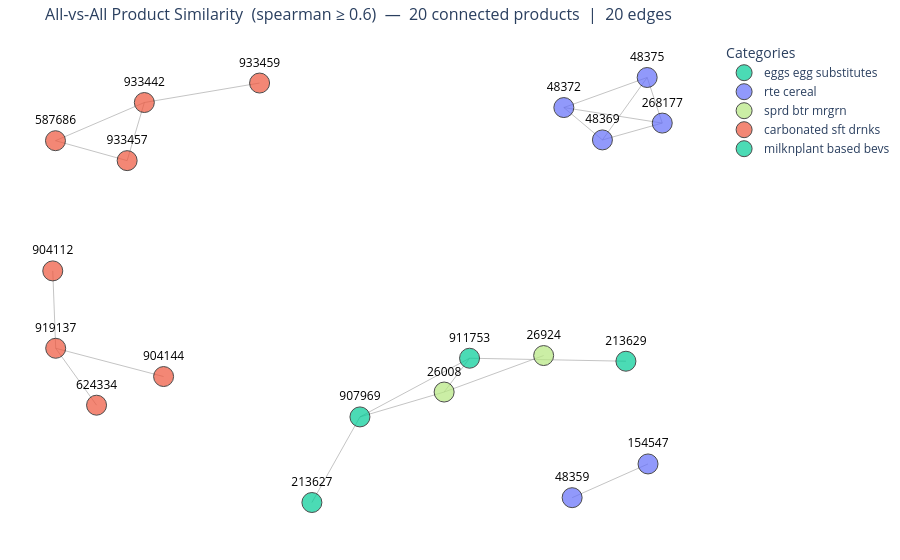

Here is the notebook cell this chart was saved with:
### Code cell
# ── Interactive plot (only connected products are shown) ───────────────────
plot_networkx_plotly(
    G,
    title=(
        f'All-vs-All Product Similarity  ({METRIC} ≥ {SIMILARITY_THRESHOLD})'
        f'  —  {G.number_of_nodes()} connected products  |  {G.number_of_edges()} edges'
    ),
)

### Figure 1 — Plotly figure (JSON) as saved in the notebook; plotly's stock layout.template omitted (floating-point values rounded to 4 significant figures)
{"data": [{"hoverinfo": "none", "line": {"color": "#888", "width": 0.5}, "mode": "lines", "showlegend": false, "type": "scatter", "x": [0.2869, 0.2134, null, 0.2869, 0.7389, null, 0.2869, -0.02993, null, 0.8438, 0.6709, null, 0.8438, 0.5594, null, 0.8438, 0.8003, null, 0.2134, 0.501, null, 0.2134, -0.02993, null, -0.91, -0.6531, null, -0.91, -0.7028, null, -0.9179, -0.9093, null, 0.8027, 0.5833, null, -0.02993, -0.1688, null, -0.6531, -0.7028, null, -0.6531, -0.32, null, -0.7912, -0.9093, null, -0.5975, -0.9093, null, 0.6709, 0.5594, null, 0.6709, 0.8003, null, 0.5594, 0.8003, null], "y": [-0.3391, -0.494, null, -0.3391, -0.3529, null, -0.3391, -0.6079, null, 0.738, 0.661, null, 0.738, 0.8091, null, 0.738, 0.9468, null, -0.494, -0.3268, null, -0.494, -0.6079, null, 0.6573, 0.8322, null, 0.6573, 0.566, null, 0.06092, -0.2935, null, -0.8234, -0.9779, null, -0.6079, -1, null, 0.8322, 0.566, null, 0.8322, 0.9215, null, -0.5542, -0.2935, null, -0.423, -0.2935, null, 0.661, 0.8091, null, 0.661, 0.9468, null, 0.8091, 0.9468, null]}, {"hoverinfo": "text", "marker": {"color": "rgba(0,0,0,0)", "size": 10}, "mode": "markers", "showlegend": false, "text": ["911753 - 26008<br>Weight (Dist): 0.6268", "911753 - 213629<br>Weight (Dist): 0.6104", "911753 - 907969<br>Weight (Dist): 0.6599", "268177 - 48369<br>Weight (Dist): 0.6554", "268177 - 48372<br>Weight (Dist): 0.6101", "268177 - 48375<br>Weight (Dist): 0.6906", "26008 - 26924<br>Weight (Dist): 0.6361", "26008 - 907969<br>Weight (Dist): 0.6469", "587686 - 933442<br>Weight (Dist): 0.6753", "587686 - 933457<br>Weight (Dist): 0.6403", "904112 - 919137<br>Weight (Dist): 0.7034", "154547 - 48359<br>Weight (Dist): 0.6110", "907969 - 213627<br>Weight (Dist): 0.6453", "933442 - 933457<br>Weight (Dist): 0.7235", "933442 - 933459<br>Weight (Dist): 0.6725", "624334 - 919137<br>Weight (Dist): 0.6443", "904144 - 919137<br>Weight (Dist): 0.7168", "48369 - 48372<br>Weight (Dist): 0.6972", "48369 - 48375<br>Weight (Dist): 0.7343", "48372 - 48375<br>Weight (Dist): 0.6453"], "type": "scatter", "x": [0.2501, 0.5129, 0.1285, 0.7574, 0.7016, 0.8221, 0.3572, 0.09172, -0.7816, -0.8064, -0.9136, 0.693, -0.09936, -0.678, -0.4866, -0.8503, -0.7534, 0.6151, 0.7356, 0.6798], "y": [-0.4166, -0.346, -0.4735, 0.6995, 0.7736, 0.8424, -0.4104, -0.551, 0.7447, 0.6117, -0.1163, -0.9007, -0.804, 0.6991, 0.8768, -0.4239, -0.3583, 0.7351, 0.8039, 0.878]}, {"hoverinfo": "text", "hovertext": ["Node: 911753<br>Category: eggs egg substitutes<br>Connections: 3", "Node: 907969<br>Category: eggs egg substitutes<br>Connections: 3"], "marker": {"color": "#00CC96", "line": {"color": ["black", "black"], "width": [1, 1]}, "size": [20, 20]}, "mode": "markers+text", "name": "eggs egg substitutes", "text": ["911753", "907969"], "textfont": {"color": "black", "size": 12}, "textposition": "top center", "type": "scatter", "x": [0.2869, -0.02993], "y": [-0.3391, -0.6079]}, {"hoverinfo": "text", "hovertext": ["Node: 268177<br>Category: rte cereal<br>Connections: 3", "Node: 154547<br>Category: rte cereal<br>Connections: 1", "Node: 48359<br>Category: rte cereal<br>Connections: 1", "Node: 48369<br>Category: rte cereal<br>Connections: 3", "Node: 48372<br>Category: rte cereal<br>Connections: 3", "Node: 48375<br>Category: rte cereal<br>Connections: 3"], "marker": {"color": "#636EFA", "line": {"color": ["black", "black", "black", "black", "black", "black"], "width": [1, 1, 1, 1, 1, 1]}, "size": [20, 20, 20, 20, 20, 20]}, "mode": "markers+text", "name": "rte cereal", "text": ["268177", "154547", "48359", "48369", "48372", "48375"], "textfont": {"color": "black", "size": 12}, "textposition": "top center", "type": "scatter", "x": [0.8438, 0.8027, 0.5833, 0.6709, 0.5594, 0.8003], "y": [0.738, -0.8234, -0.9779, 0.661, 0.8091, 0.9468]}, {"hoverinfo": "text", "hovertext": ["Node: 26008<br>Category: sprd btr mrgrn<br>Connections: 3", "Node: 26924<br>Category: sprd btr mrgrn<br>Connections: 1"], "marker": {"color": "#B6E880", "line": {"color": ["black", "black"], "width": [1, 1]}, "size": [20, 20]}, "mode": "markers+text", "name": "sprd btr mrgrn", "text": ["26008", "26924"], "textfont": {"color": "black", "size": 12}, "textposition": "top center", "type": "scatter", "x": [0.2134, 0.501], "y": [-0.494, -0.3268]}, {"hoverinfo": "text", "hovertext": ["Node: 587686<br>Category: carbonated sft drnks<br>Connections: 2", "Node: 904112<br>Category: carbonated sft drnks<br>Connections: 1", "Node: 933442<br>Category: carbonated sft drnks<br>Connections: 3", "Node: 624334<br>Category: carbonated sft drnks<br>Connections: 1", "Node: 904144<br>Category: carbonated sft drnks<br>Connections: 1", "Node: 933457<br>Category: carbonated sft drnks<br>Connections: 2", "Node: 933459<br>Category: carbonated sft drnks<br>Connections: 1", "Node: 919137<br>Category: carbonated sft drnks<br>Connections: 3"], "marker": {"color": "#EF553B", "line": {"color": ["black", "black", "black", "black", "black", "black", "black", "black"], "width": [1, 1, 1, 1, 1, 1, 1, 1]}, "size": [20, 20, 20, 20, 20, 20, 20, 20]}, "mode": "markers+text", "name": "carbonated sft drnks", "text": ["587686", "904112", "933442", "624334", "904144", "933457", "933459", "919137"], "textfont": {"color": "black", "size": 12}, "textposition": "top center", "type": "scatter", "x": [-0.91, -0.9179, -0.6531, -0.7912, -0.5975, -0.7028, -0.32, -0.9093], "y": [0.6573, 0.06092, 0.8322, -0.5542, -0.423, 0.566, 0.9215, -0.2935]}, {"hoverinfo": "text", "hovertext": ["Node: 213627<br>Category: milknplant based bevs<br>Connections: 1", "Node: 213629<br>Category: milknplant based bevs<br>Connections: 1"], "marker": {"color": "#00CC96", "line": {"color": ["black", "black"], "width": [1, 1]}, "size": [20, 20]}, "mode": "markers+text", "name": "milknplant based bevs", "text": ["213627", "213629"], "textfont": {"color": "black", "size": 12}, "textposition": "top center", "type": "scatter", "x": [-0.1688, 0.7389], "y": [-1, -0.3529]}], "layout": {"hovermode": "closest", "legend": {"title": {"text": "Categories"}}, "margin": {"b": 20, "l": 5, "r": 5, "t": 40}, "plot_bgcolor": "white", "showlegend": true, "title": {"font": {"size": 16}, "text": "All-vs-All Product Similarity  (spearman ≥ 0.6)  —  20 connected products  |  20 edges"}, "xaxis": {"showgrid": false, "showticklabels": false, "zeroline": false}, "yaxis": {"showgrid": false, "showticklabels": false, "zeroline": false}}}
